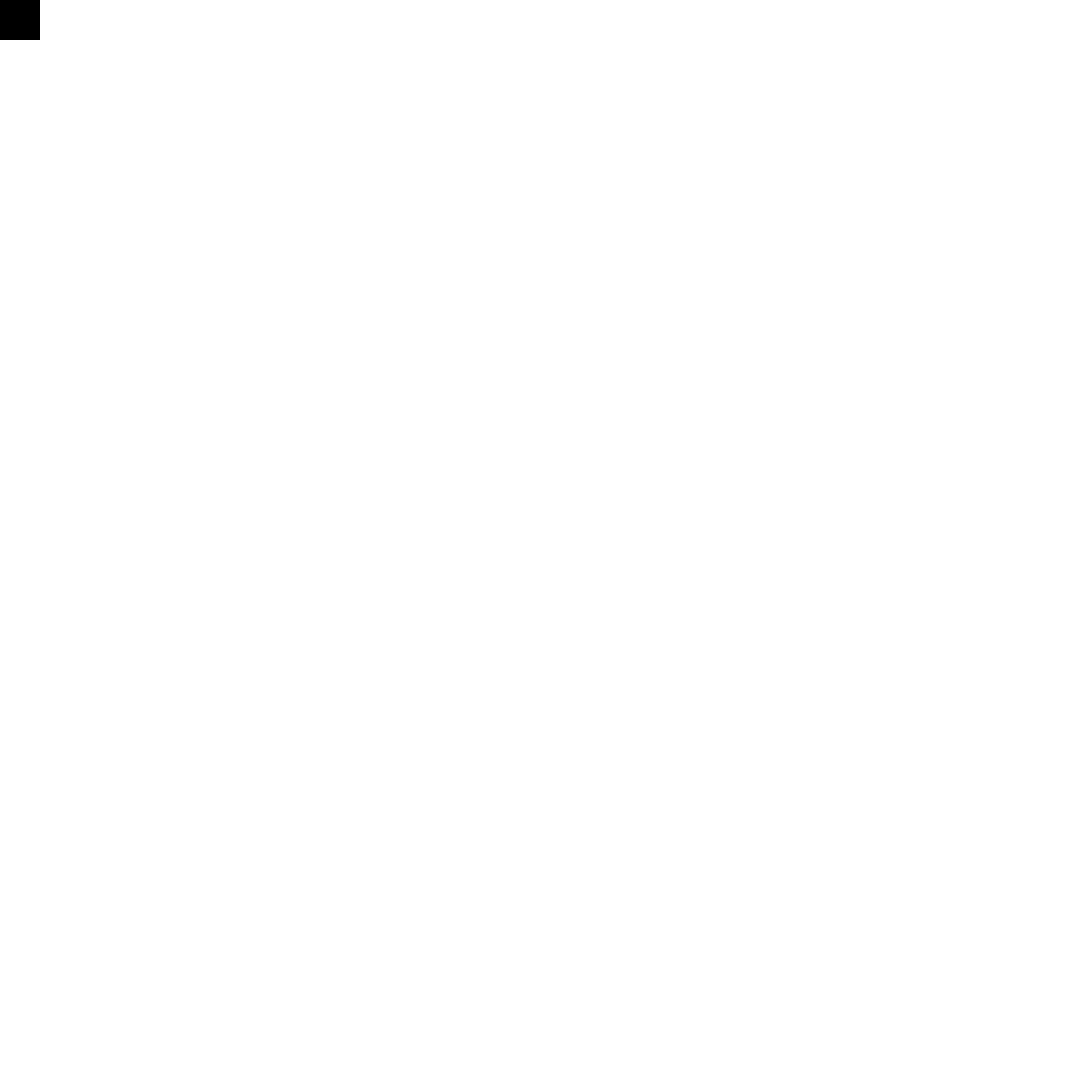
Frame 1 (no input)
Frame 60 (the mouse pressed at the canvas centre just before this capture): identical to frame 1, image omitted
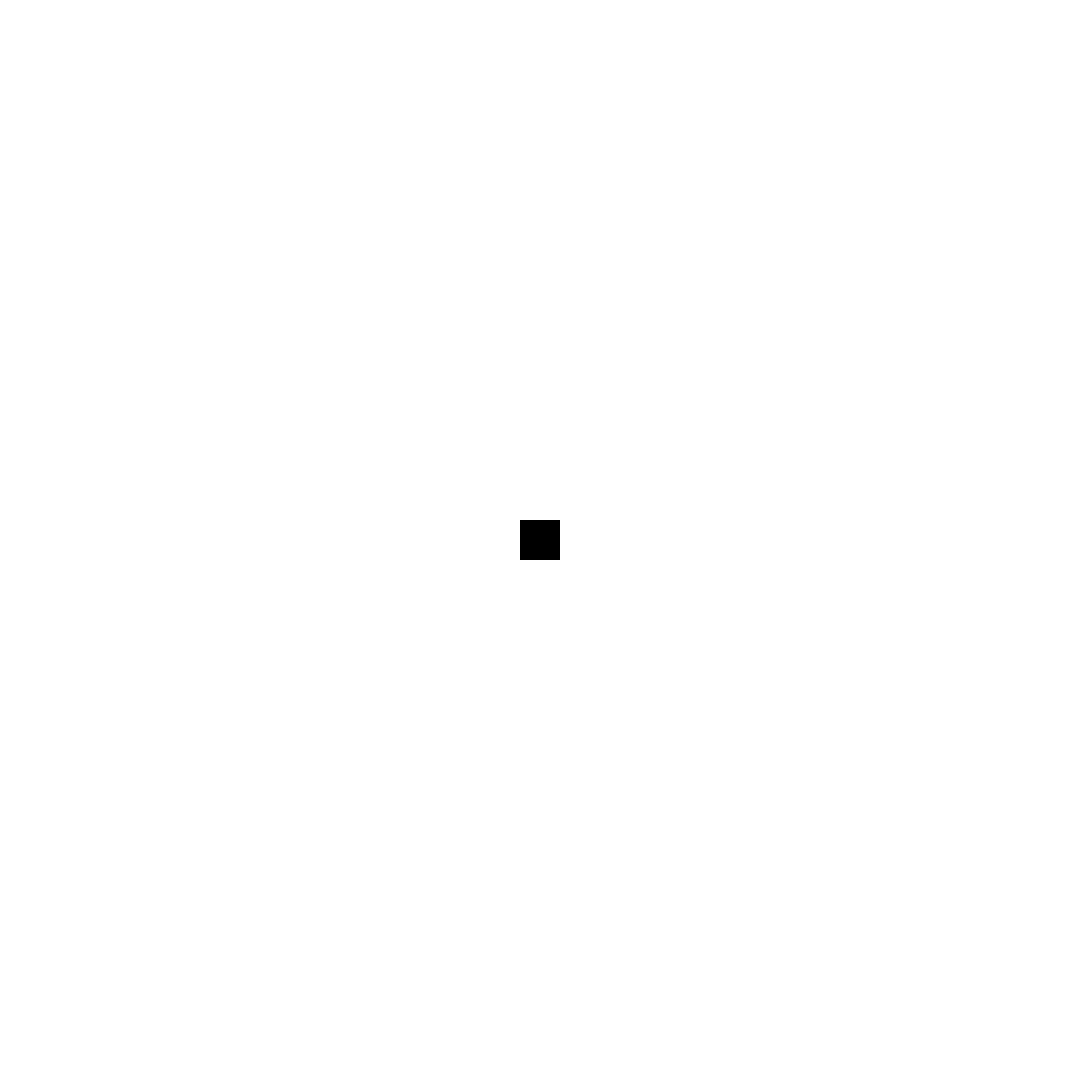
Frame 120 (the mouse held since frame 60 and released just before this capture)

The Processing sketch that drew these frames (run headless with seeded random() and noise(); from frame 60 on, the mouse is pressed at the canvas centre):

// Processing sketch: manipulations_03_snake
// ── manipulations_03_snake.pde
// x and y positions
int[] xpos = new int[30];
int[] ypos = new int[30];

int gridSize = 40;

void setup() {
  size(1080, 1080);
  smooth();
  noStroke();
  
  frameRate(15);
}

void draw() {
  
  background(255);
  
  // Shift array values — IMPORTANT< we NOT go through the whole array. We go up until the second last item!
  for (int i = 0; i < xpos.length-1; i++) {
    
    // We take over the position of the element that comes after us.
    xpos[i] = xpos[i+1];
    ypos[i] = ypos[i+1];
  }
  
  // New location added to the end of the array (so it will be drawn last, on top of everything).
  xpos[xpos.length-1] = round(mouseX/gridSize)*gridSize;
  ypos[ypos.length-1] = round(mouseY/gridSize)*gridSize;
  
  for (int i = 0; i < xpos.length; i++) {
    fill(0);
    rect(xpos[i], ypos[i], gridSize, gridSize);
  }
  
}
